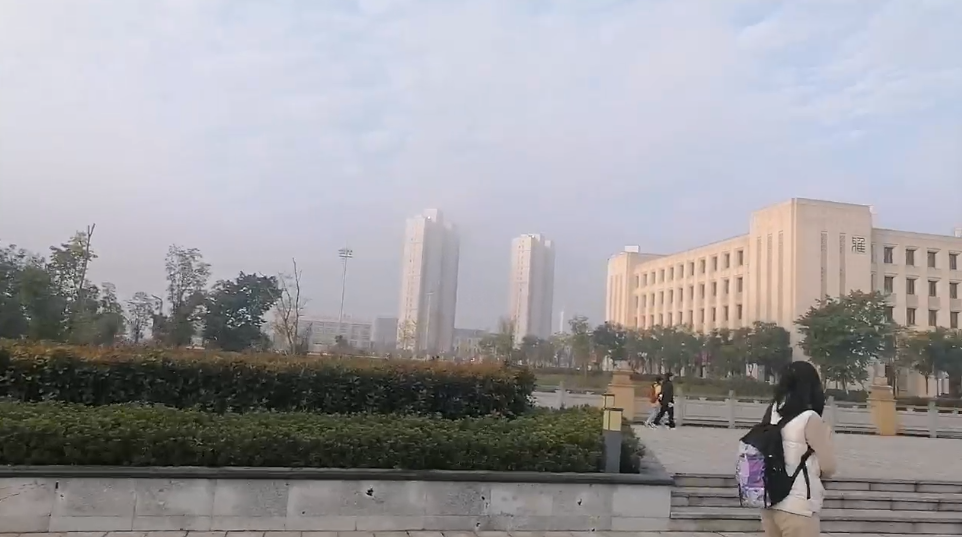
#> input picture Code/a1.jpg, 962 x 537 px
$ python ju2.py   (older library calls are emulated)
#> lines starting #> are read from the running program, lines starting #| are printed output that depends on the picture
# https://www.pianshen.com/article/949473269/
# author:ljj
# time:2021/7
import cv2
import math
import numpy as np
import time

class RmvFog:  # remove fog from video

    def __init__(self):
        None

    def DarkChannel(self, im, sz):
        b, g, r = cv2.split(im)
        dc = cv2.min(cv2.min(r, g), b);
        kernel = cv2.getStructuringElement(cv2.MORPH_RECT, (sz, sz))
        dark = cv2.erode(dc, kernel)
        return dark

    def AtmLight(self, im, dark):
        [h, w] = im.shape[:2]
        imsz = h * w
        numpx = int(max(math.floor(imsz / 1000), 1))
        darkvec = dark.reshape(imsz, 1);
        imvec = im.reshape(imsz, 3);

        indices = darkvec.argsort();
        indices = indices[imsz - numpx::]

        atmsum = np.zeros([1, 3])
        for ind in range(1, numpx):
            atmsum = atmsum + imvec[indices[ind]]

        A = atmsum / numpx;
        return A

    def TransmissionEstimate(self, im, A, sz):
        omega = 0.95;
        im3 = np.empty(im.shape, im.dtype);

        for ind in range(0, 3):
            im3[:, :, ind] = im[:, :, ind] / A[0, ind]

        transmission = 1 - omega * self.DarkChannel(im3, sz);
        return transmission

    def Guidedfilter(self, im, p, r, eps):
        mean_I = cv2.boxFilter(im, cv2.CV_64F, (r, r));
        mean_p = cv2.boxFilter(p, cv2.CV_64F, (r, r));
        mean_Ip = cv2.boxFilter(im * p, cv2.CV_64F, (r, r));
        cov_Ip = mean_Ip - mean_I * mean_p;

        mean_II = cv2.boxFilter(im * im, cv2.CV_64F, (r, r));
        var_I = mean_II - mean_I * mean_I;

        a = cov_Ip / (var_I + eps);
        b = mean_p - a * mean_I;

        mean_a = cv2.boxFilter(a, cv2.CV_64F, (r, r));
        mean_b = cv2.boxFilter(b, cv2.CV_64F, (r, r));

        q = mean_a * im + mean_b;
        return q;

    def TransmissionRefine(self, im, et):
        gray = cv2.cvtColor(im, cv2.COLOR_BGR2GRAY);
        gray = np.float64(gray) / 255;
        r = 60;
        eps = 0.0001;
        t = self.Guidedfilter(gray, et, r, eps);

        return t;

    def Recover(self, im, t, A, tx=0.1):
        res = np.empty(im.shape, im.dtype);
        t = cv2.max(t, tx);

        for ind in range(0, 3):
            res[:, :, ind] = (im[:, :, ind] - A[0, ind]) / t + A[0, ind]

        return res

    # [11 lines left out: function RemoveSmoke, not called in this run]


if __name__ == '__main__':
    start_time = time.time()  # 记录开始时间
    import sys

    try:
        fn = sys.argv[1]
    except:
        fn = 'a1.jpg'


    def nothing(*argv):
        pass


    a = RmvFog()
    src = cv2.imread(fn);
#> src is the input picture: shape (537, 962, 3); mean B, G, R 159.4, 155.5, 157.1
    I = src.astype('float64') / 255;
    dark = a.DarkChannel(I, 15);
#> in DarkChannel, `dark = cv2.erode(dc, kernel)`:
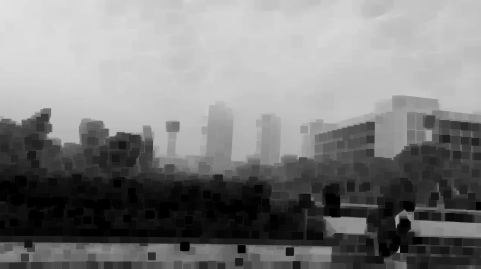
#> dark: shape (537, 962) float64 (shown at 1/2 size); min 0, max 0.882, mean 0.494
    A = a.AtmLight(I, dark);
#> in AtmLight, `indices = indices[imsz - numpx::]`: indices = 516 values from 0 to 0
#> the loop in AtmLight, `for ind in range(1, numpx):` made 515 passes
#> atmsum on passes 1 to 3: [[0.91, 0.89, 0.886]], [[1.82, 1.78, 1.77]], [[2.73, 2.67, 2.66]]
#> after the loop in AtmLight, `for ind in range(1, numpx):`: atmsum = [[468.5, 458.5, 456.4]]
#> in AtmLight, `A = atmsum / numpx;`: A = [[0.908, 0.888, 0.885]]
#> A = [[0.908, 0.888, 0.885]]
    te = a.TransmissionEstimate(I, A, 15);
    t = a.TransmissionRefine(src, te);
#> in Guidedfilter, `mean_b = cv2.boxFilter(b, cv2.CV_64F, (r, r));`:
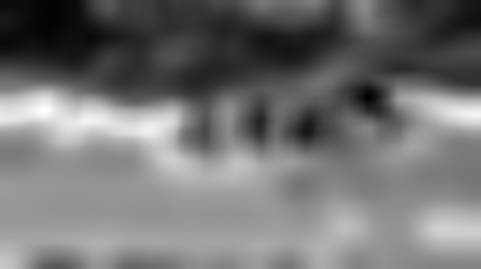
#> mean_b: shape (537, 962) float64 (shown at 1/2 size); min 0.139, max 1.57, mean 0.788; drawn with min black and max white
#> in Guidedfilter, `q = mean_a * im + mean_b;`:
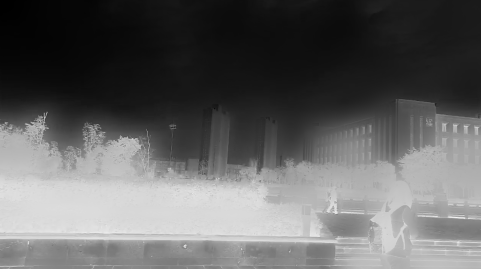
#> q: shape (537, 962) float64 (shown at 1/2 size); min 0.0627, max 1.12, mean 0.472; drawn with min black and max white
    J = a.Recover(I, t, A, 0.1);
#> after the loop in Recover, `for ind in range(0, 3):`:
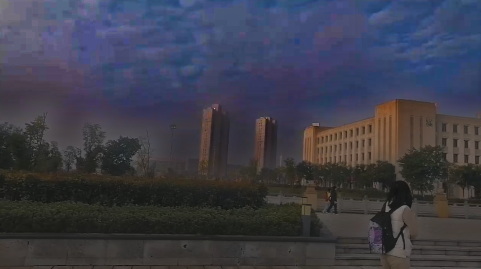
#> res: shape (537, 962, 3) float64 (shown at 1/2 size); mean B, G, R 0.489, 0.376, 0.369; drawn with min black and max white
    arr = np.hstack((I, J))
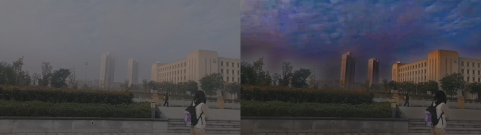
#> arr: shape (537, 1924, 3) float64 (shown at 1/4 size); mean B, G, R 0.557, 0.493, 0.493; drawn with min black and max white
    cv2.imshow("contrast", arr)
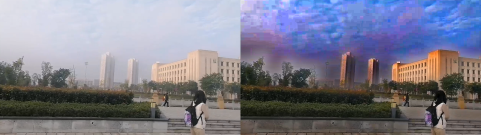
#> window 'contrast': shape (537, 1924, 3) (shown at 1/4 size); mean B, G, R 141.7, 125.4, 125.3
    end_time = time.time()  # 记录结束时间
    elapsed_time = end_time - start_time  # 计算时间差
    print(f"运行时间: {elapsed_time:.2f} 秒")
    cv2.imwrite("dehaze.png", J * 255)
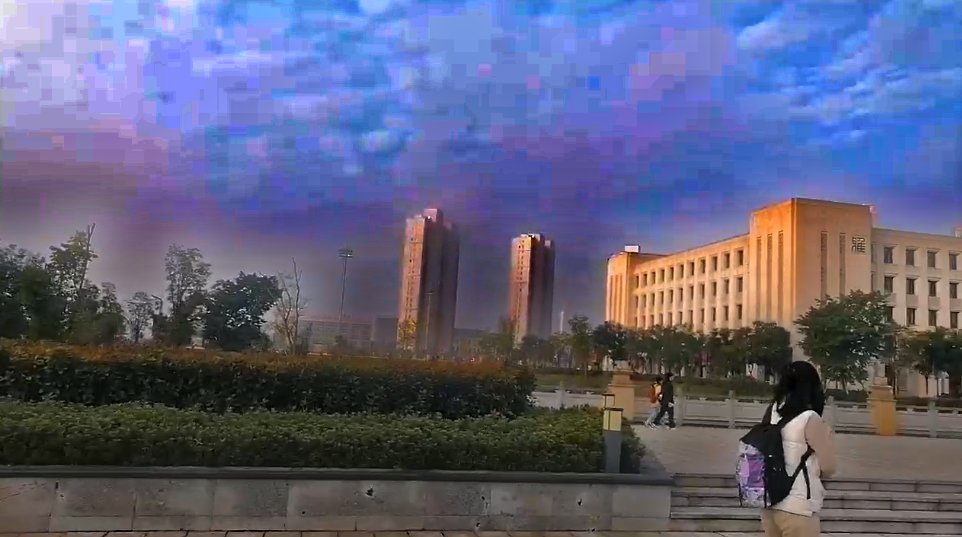
#> saved as dehaze.png: shape (537, 962, 3); mean B, G, R 124.5, 95.8, 94.1
    cv2.imwrite("contrast.png", arr * 255);
    cv2.waitKey();

$ run again, with Code/a2.jpg copied over Code/a1.jpg
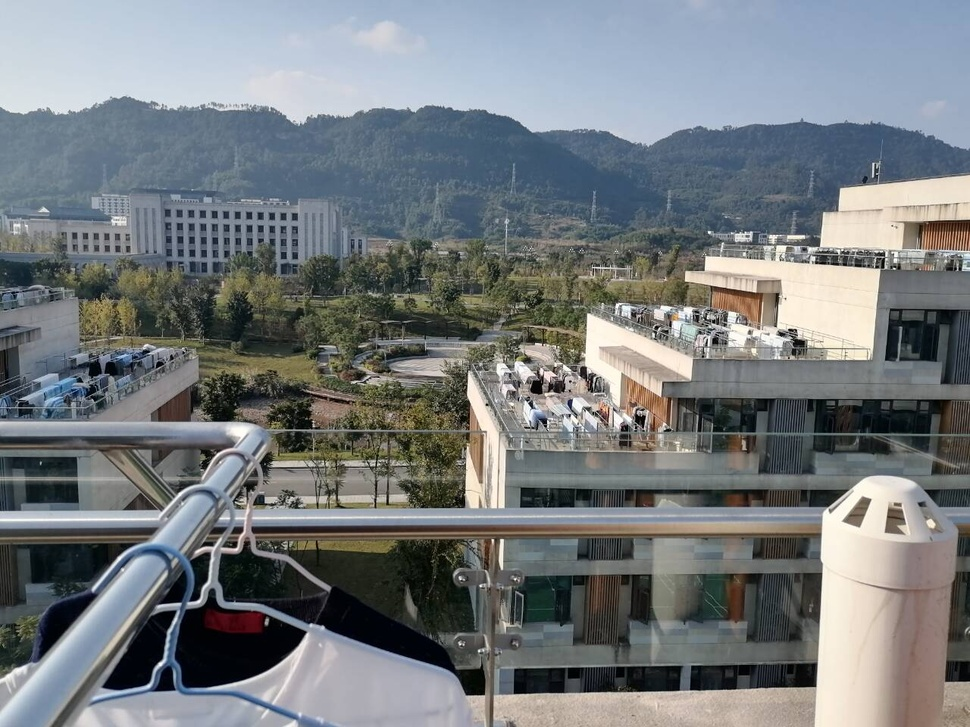
#> input picture Code/a2.jpg, 970 x 727 px, shrunk from 1280 x 960 before the run
#> src is the input picture: shape (727, 970, 3); mean B, G, R 125.7, 122.8, 117.9
#> in DarkChannel, `dark = cv2.erode(dc, kernel)`:
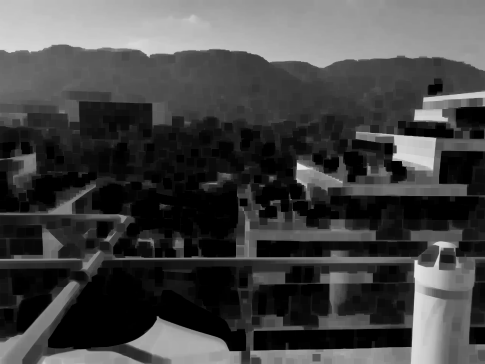
#> dark: shape (727, 970) float64 (shown at 1/2 size); min 0, max 0.894, mean 0.269
#> indices = 705 values from 0 to 0
#> the loop in AtmLight, `for ind in range(1, numpx):` made 704 passes
#> atmsum on passes 1 to 3: [[0.863, 0.816, 0.769]], [[1.73, 1.63, 1.54]], [[2.59, 2.45, 2.31]]
#> after the loop in AtmLight, `for ind in range(1, numpx):`: atmsum = [[607.4, 574.2, 541.1]]
#> in AtmLight, `A = atmsum / numpx;`: A = [[0.862, 0.815, 0.768]]
#> `cv2.imwrite("dehaze.png", J * 255)`:
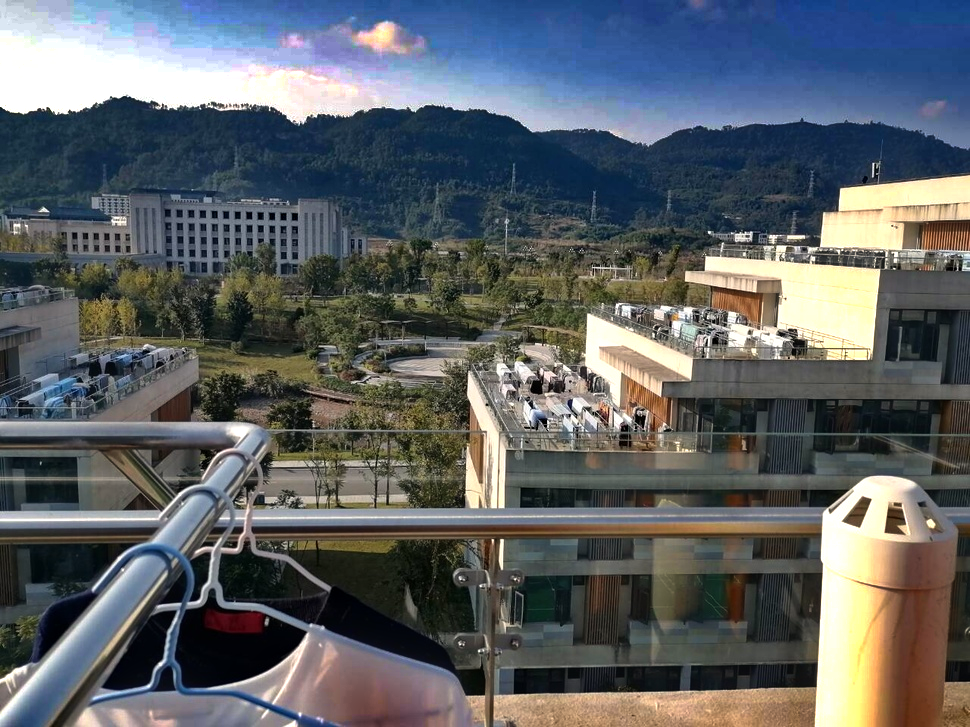
#> saved as dehaze.png: shape (727, 970, 3); mean B, G, R 101.1, 97.3, 92.5

$ run again, with Code/a5.jpg copied over Code/a1.jpg
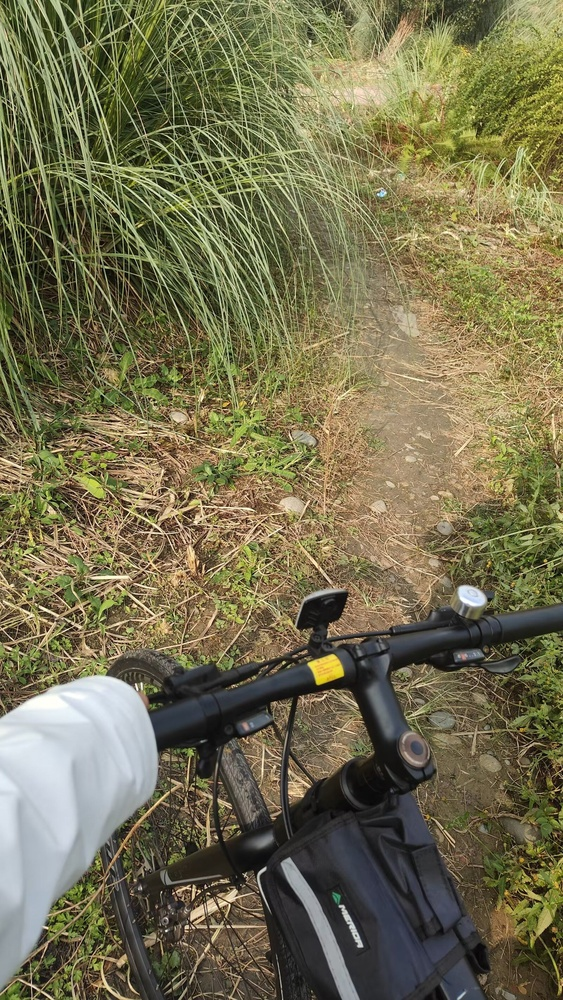
#> input picture Code/a5.jpg, 563 x 1000 px, shrunk from 1600 x 2844 before the run
#> src is the input picture: shape (1000, 563, 3); mean B, G, R 80.2, 111.7, 116.9
#> in DarkChannel, `dark = cv2.erode(dc, kernel)`:
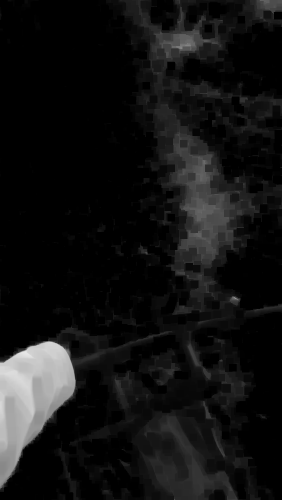
#> dark: shape (1000, 563) float64 (shown at 1/2 size); min 0, max 0.914, mean 0.0735
#> indices = 563 values from 0 to 0
#> the loop in AtmLight, `for ind in range(1, numpx):` made 562 passes
#> atmsum on passes 1 to 3: [[0.0941, 0.31, 0.275]], [[0.188, 0.62, 0.549]], [[0.282, 0.929, 0.824]]
#> after the loop in AtmLight, `for ind in range(1, numpx):`: atmsum = [[52.89, 174.1, 154.3]]
#> in AtmLight, `A = atmsum / numpx;`: A = [[0.094, 0.309, 0.274]]
#> `cv2.imwrite("dehaze.png", J * 255)`:
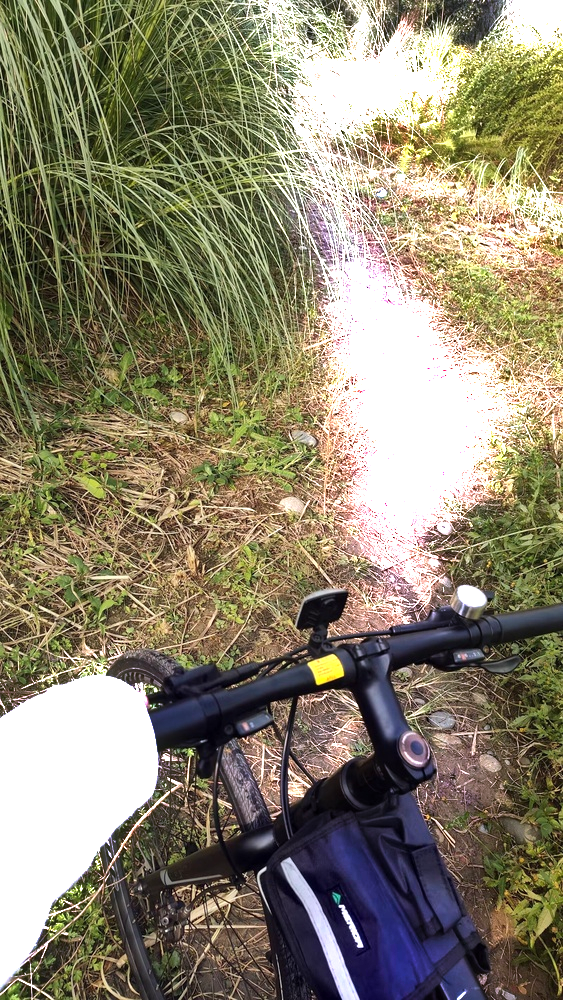
#> saved as dehaze.png: shape (1000, 563, 3); mean B, G, R 109.3, 131.1, 138.1
